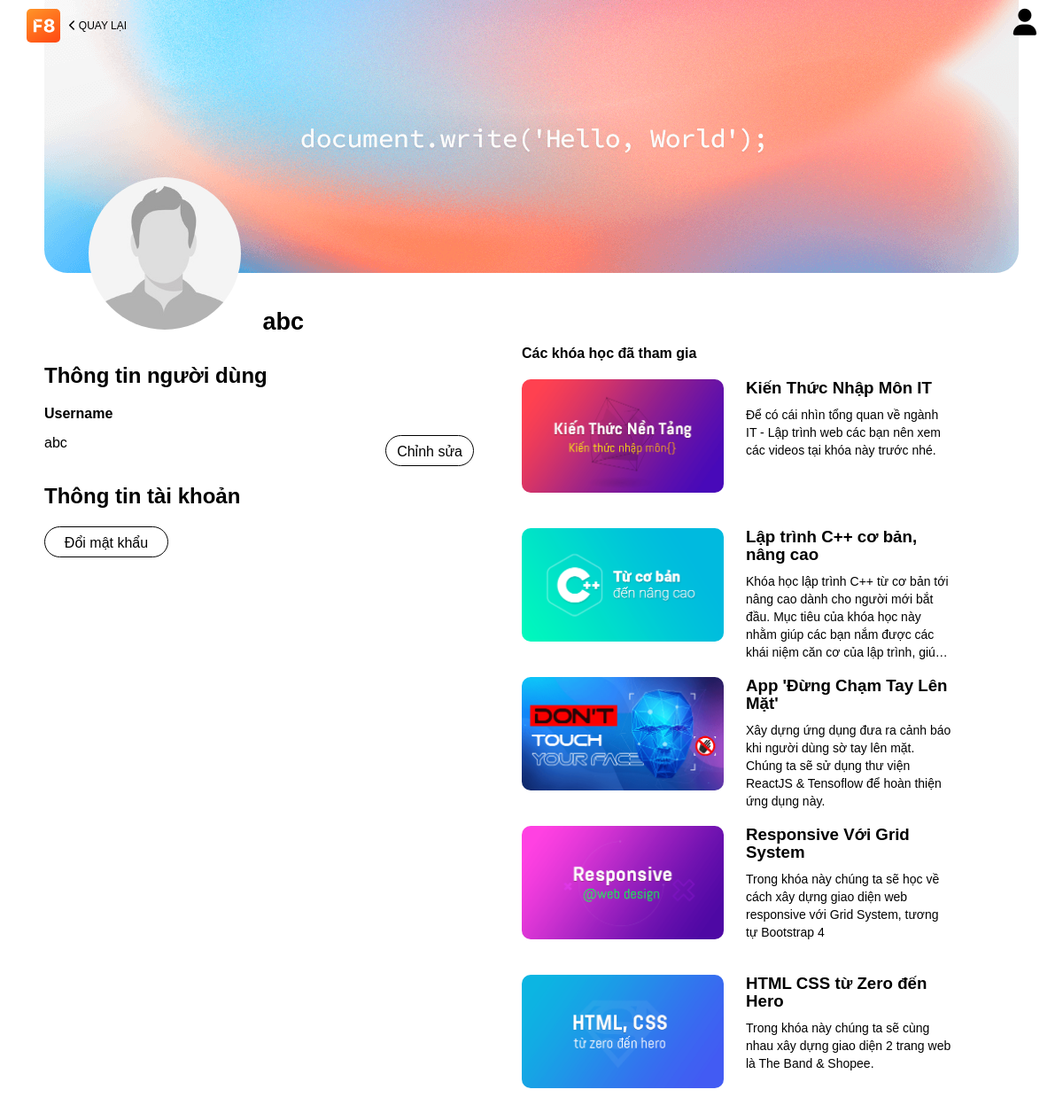
The page /F8/page_user.php (signed in) on the database its author committed.
### tables this page shows
CREATE TABLE `acount` (
  `ID` int(100) NOT NULL,
  `username` varchar(100) NOT NULL,
  `acount` varchar(100) NOT NULL,
  `password` varchar(100) NOT NULL
);

CREATE TABLE `info_course` (
  `name` varchar(250) NOT NULL,
  `title` varchar(250) NOT NULL,
  `content` varchar(500) NOT NULL,
  `img` varchar(250) NOT NULL,
  `ID` int(11) NOT NULL
);

### F8/page_user.php (the view, shortened to what this page needs)
<!DOCTYPE html>
<html>
<head>
	<link rel="stylesheet" type="text/css" href="./fontawesome-pro-5.15.2/css/all.css">
	<link rel="stylesheet" type="text/css" href="./css/page_user.css">
</head>
<body>
	<header>
		<div id="logo">
			<a href="./index.php">
				<img src="./image/logomain.png">
			</a>
			<a href="./index.php">
				<div class="back">
					<i class="fas fa-chevron-left"></i>
					<span>QUAY LẠI</span>
				</div>
			</a>
		</div>
		<div class="user">
			<i class="fas btn-userLogged fa-user"></i>
							<?php
							include"./php/connect.php";
							?>
		</div>
	</header>
	<div>
		<section class="container">
			<div class="profile_banner">
				<div class="profile_user">
					<img src="./image/avatar_page_user.jpg">
					<span>
						<?php
						$id = $_SESSION['id'];
						$name_user = "SELECT * FROM acount WHERE ID = $id";
						$con_name_user = $conn->query($name_user);
						if (mysqli_num_rows($con_name_user) == 1) {
							$row = $con_name_user->fetch_assoc();
							$username = $row["username"];
							echo $username;
						}
						?>
					</span>
				</div>
			</div>
			<div class="profile_course">
				<div class="infor_user">
					<h2>Thông tin người dùng</h2>
					<div>
						<h4>Username</h4>
						<div class="infor_username">
							<div class="name">
								<?php echo $username; ?>
							</div>
							<div class="change_username">
								<div class="btn_username">
									Chỉnh sửa
								</div>
							</div>
						</div>
					</div>
					<div class="password">
						<h2>Thông tin tài khoản</h2>
						<div class="btn_password">
							Đổi mật khẩu
						</div>
					</div>
				</div>
				<div class="infor_course">
					<h4>Các khóa học đã tham gia</h4>
					<?php
						$course_registed = "SELECT * FROM course_registed WHERE id_user = $id";
						$con_course_regited = $conn->query($course_registed);
						$array_course_regited = array();
						while ($row = $con_course_regited->fetch_assoc()) {
							$name = $row['name_course'];
							array_push($array_course_regited, $name);
						}
						for ($i=0; $i < count($array_course_regited); $i++) {
							$sql = "SELECT * FROM info_course WHERE name = '$array_course_regited[$i]'";
							$result = $conn->query($sql);
							while ($row = $result->fetch_assoc()) {
								$name = $row['name'];
								$title = $row['title'];
								$content = $row['content'];
								$image = $row['img'];
								$link = "./learn/" . $name;
								$link_img = "./image/" . $image;
								echo "	<div class='item_course'>
											<a href=$link>
												<img src=$link_img>
											</a>
											<div class = 'info'>
												<h3>$title</h3>
												<p>$content</p>
											</div>
										</div>";
							}
						}
					?>
				</div>
			</div>
		</section>
	</div>
</body>
</html>

### F8/css/page_user.css (style rules this page uses)
* { margin: 0; padding: 0; box-sizing: border-box; font-family: arial; }
header { display: flex; justify-content: space-between; padding: 0 30px; position: sticky; top: 10px; z-index: 9999; }
#logo { display: flex; }
#logo a { display: block; text-decoration: none; color: black; }
#logo img { width: 38px; border-radius: 5px; }
#logo .back { font-size: 12px; line-height: 38px; margin-left: 10px; }
.user .btn-userLogged { font-size: 30px; cursor: pointer; }
.container { max-width: 1100px; margin: auto; }
.profile_banner { background-image: url(../image/bg_page_user.png); position: relative; top: -42px; width: 100%; padding-top: 28%; background-repeat: no-repeat; border-radius: 0 0 26px 26px; }
.profile_user { position: absolute; top: 200px; left: 50px; }
.profile_user img { border-radius: 50%; width: 172px; height: 172px; }
.profile_user span { font-size: 27px; font-weight: 600; margin-left: 20px; }
.profile_course { margin-top: 40px; display: flex; }
.infor_user { width: 49%; }
.infor_user h2 { margin: 20px 0; }
.infor_username { display: flex; justify-content: space-between; width: 90%; margin-top: 15px; }
.change_username { border: 1px solid; width: 100px; height: 35px; line-height: 35px; text-align: center; border-radius: 18px; cursor: pointer; }
.btn_password { border: 1px solid; width: 140px; height: 35px; line-height: 35px; text-align: center; border-radius: 18px; cursor: pointer; }
.infor_course { width: 49%; }
.infor_course h4 { margin-bottom: 20px; }
.infor_course .item_course { display: flex; width: 90%; height: 128px; margin-bottom: 40px; }
.infor_course .item_course img { width: 228px; border-radius: 10px; }
.infor_course .item_course .info { margin-left:25px; line-height: 20px; }
.infor_course .item_course .info p { font-size: 14px; margin-top: 10px; word-wrap: break-word; -webkit-box-orient: vertical; -webkit-line-clamp: 5; display: -webkit-box; overflow: hidden; }

### rows shown on the page
acount: username "abc"
info_course: img (picture), title "Kiến Thức Nhập Môn IT", content "Để có cái nhìn tổng quan về ngành IT - Lập trình web các bạn nên xem các videos tại khóa này trước nhé."
info_course: img (picture), title "Lập trình C++ cơ bản, nâng cao", content "Khóa học lập trình C++ từ cơ bản tới nâng cao dành cho người mới bắt đầu. Mục tiêu của khóa học này nhằm giúp các bạn nắm được các khái niệm căn cơ của lập trình,…"
info_course: img (picture), title "App 'Đừng Chạm Tay Lên Mặt'", content "Xây dựng ứng dụng đưa ra cảnh báo khi người dùng sờ tay lên mặt. Chúng ta sẽ sử dụng thư viện ReactJS & Tensoflow để hoàn thiện ứng dụng này."
info_course: img (picture), title "Responsive Với Grid System", content "Trong khóa này chúng ta sẽ học về cách xây dựng giao diện web responsive với Grid System, tương tự Bootstrap 4"
info_course: img (picture), title "HTML CSS từ Zero đến Hero", content "Trong khóa này chúng ta sẽ cùng nhau xây dựng giao diện 2 trang web là The Band & Shopee."
